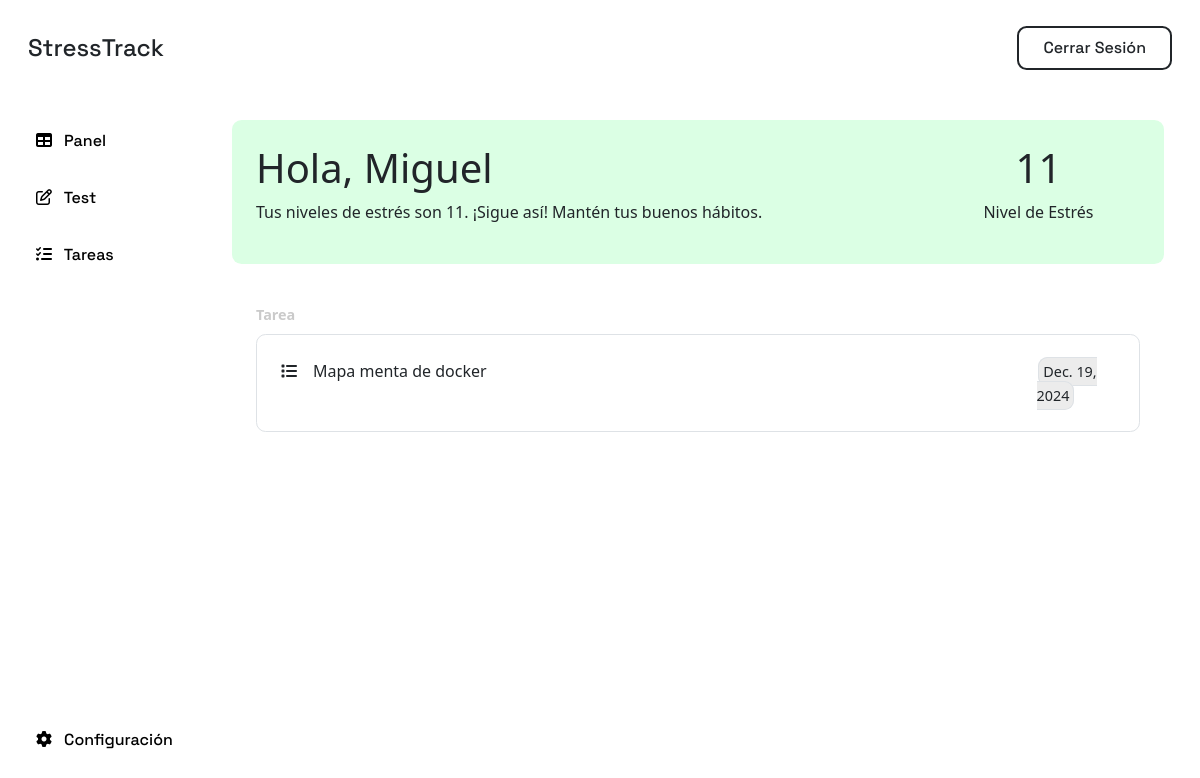
Screenshot of /dashboard/ (signed in) with the database file from the repository.
### stresstrack/models.py (models this page shows, shortened)
class CustomUser(AbstractBaseUser, PermissionsMixin):
    ROLE_CHOICES = [
        ('student', 'Alumno'),
        ('teacher', 'Profesor'),
        ('superuser', 'Superusuario'),
    ]
    first_name = models.CharField(max_length=50, blank=True)
    last_name = models.CharField(max_length=50, blank=True)
    dni = models.CharField(max_length=20, unique=True, blank=True, null=True)
    email = models.EmailField(unique=True)
    role = models.CharField(max_length=20, choices=ROLE_CHOICES, default='student')
    is_active = models.BooleanField(default=True)
    is_staff = models.BooleanField(default=False)
    stress = models.IntegerField(default=0)  # Campo cambiado a IntegerField
    objects = CustomUserManager()
    USERNAME_FIELD = 'email'
    REQUIRED_FIELDS = []

class Task(models.Model):
    name = models.CharField(max_length=100)
    course = models.ForeignKey(Course, on_delete=models.CASCADE, related_name='tasks')
    description = models.TextField(blank=True, null=True)
    due_date = models.DateField(blank=True, null=True)

### stresstrack/views.py (the view)
# urls.py: path('dashboard/', views.dashboard, name='dashboard'),
@login_required
def dashboard(request):
    user = request.user
    courses = request.user.enrolled_courses.all()
    tasks = Task.objects.filter(course__in=courses, due_date__gte=date.today()).order_by('due_date')
    stress = user.stress
    color = ""
    if 0 <= stress <= 20:
        color = 'bg-good'
    elif 20 < stress <= 40:
        color = 'bg-not-bad'
    elif 40 < stress <= 60:
        color = 'bg-dangerr'
    elif 60 < stress <= 100:
        color = 'bg-dying'
    if tasks.exists():
        closest_task = tasks.first()
        task_info = {
            'title': closest_task.name,
            'date': closest_task.due_date
        }
    else:
        task_info = {
            'title': "No hay tareas asignadas",
            'date': "N/A"
        }
    context = {
        'name': user.first_name or "Usuario",
        'task': task_info,
        'color': color,
        'stress': stress,
    }
    return render(request, 'dashboard/dashboard.html', context)

### stresstrack/templates/dashboard/dashboard.html
{% extends "base/base.html" %}
{% block content %}
<header class="container-fluid d-flex justify-content-between align-items-center py-3 px-3">
    <div>
        <a class="text-dark text-decoration-none fs-4" href="{% url 'dashboard' %}">StressTrack</a>
    </div>
    <div class="d-flex justify-content-center align-items-center">
        <a class="text-dark text-decoration-none fs-6 py-2 px-4 border border-2 border-dark rounded-4"
            href="{% url 'logout' %}">Cerrar Sesión</a>
    </div>
</header>
<div class="container-fluid main-content">
    <div class="row h-100">
        <div class="h-100 d-flex flex-column justify-content-between col-2">
            <ul class="list-unstyled py-3">
                <li class="py-3 px-1"><a class="text-decoration-none links" href="{% url 'dashboard' %}"><i
                            class="fa-solid fa-table mx-2"></i> Panel</a></li>
                <li class="py-3 px-1"><a class="text-decoration-none links" href="{% url 'student_tests' %}"><i
                            class="fa-regular fa-pen-to-square mx-2"></i> Test</a></li>
                <li class="py-3 px-1"><a class="text-decoration-none links" href="{% url 'dash_task' %}"><i
                            class="fa-solid fa-list-check mx-2"></i> Tareas</a></li>
            </ul>
            <ul class="list-unstyled py-3">
                <li class="py-3 px-1"><a class="text-decoration-none links" href="#"><i
                            class="fa-solid fa-gear mx-2"></i> Configuración</a></li>
            </ul>
        </div>
        <div class="col-10 p-4">
            <div class="container {{ color }} p-4 rounded-4 mb-4">
                <div class="row">
                    <div class="col-9">
                        <h1>Hola, {{ name }}</h1>
                        <p class="fs-6">Tus niveles de estrés son {{ stress }}. ¡Sigue así! Mantén tus buenos hábitos.
                        </p>
                    </div>
                    <div class="col-3 text-center">
                        <h1>{{ stress }}</h1>
                        <p>Nivel de Estrés</p>
                    </div>
                </div>
            </div>
            <div class="container py-2">
                <label class="text-grisillo fw-bold my-2">Tarea</label>
                {% if task.title == "No hay tareas asignadas" %}
                    <div class="alert alert-info mt-3" role="alert">
                        No tienes tareas asignadas por el momento.
                    </div>
                {% else %}
                    <div class="container border p-4 rounded-4">
                        <div class="row">
                            <div class="col-10">
                                <i class="fa-solid fa-list me-3"></i>{{ task.title }}
                            </div>
                            <div class="col-2 text-center">
                                <div class="ms-4 bg-color-grisillo p-1 border d-inline rounded-4 fs-7">
                                    {{ task.date }}
                                </div>
                            </div>
                        </div>
                    </div>
                {% endif %}
            </div>
        </div>
    </div>
</div>
{% endblock %}

### stresstrack/static/css/inicio.css (style rules this page uses)
body { min-height: 100vh; }
body, button, a { font-family: "Space Grotesk", sans-serif; font-optical-sizing: auto; font-weight: 500; font-style: normal; color: black; }
ul { margin: 0; padding: 0; }
header { height: 12vh; }
.rounded-4 { border-radius: .6rem; }
.text-grisillo { color: #cacaca; font-size: .9rem; }
.bg-color-grisillo { background-color: #ececec; }
.bg-good { background-color: #dbffe4; }
.main-content { flex-grow: 3; height: calc(100vh - 20vh); }
.fs-7 { font-size: .9rem; }
.links { color: black; transition: transform 0.3s ease; }

### rows the page displays
CustomUser: first_name "Miguel"
Task: title "Mapa menta de docker", date "Dec. 19, 2024"

### other values shown
{{ stress }} "11"
